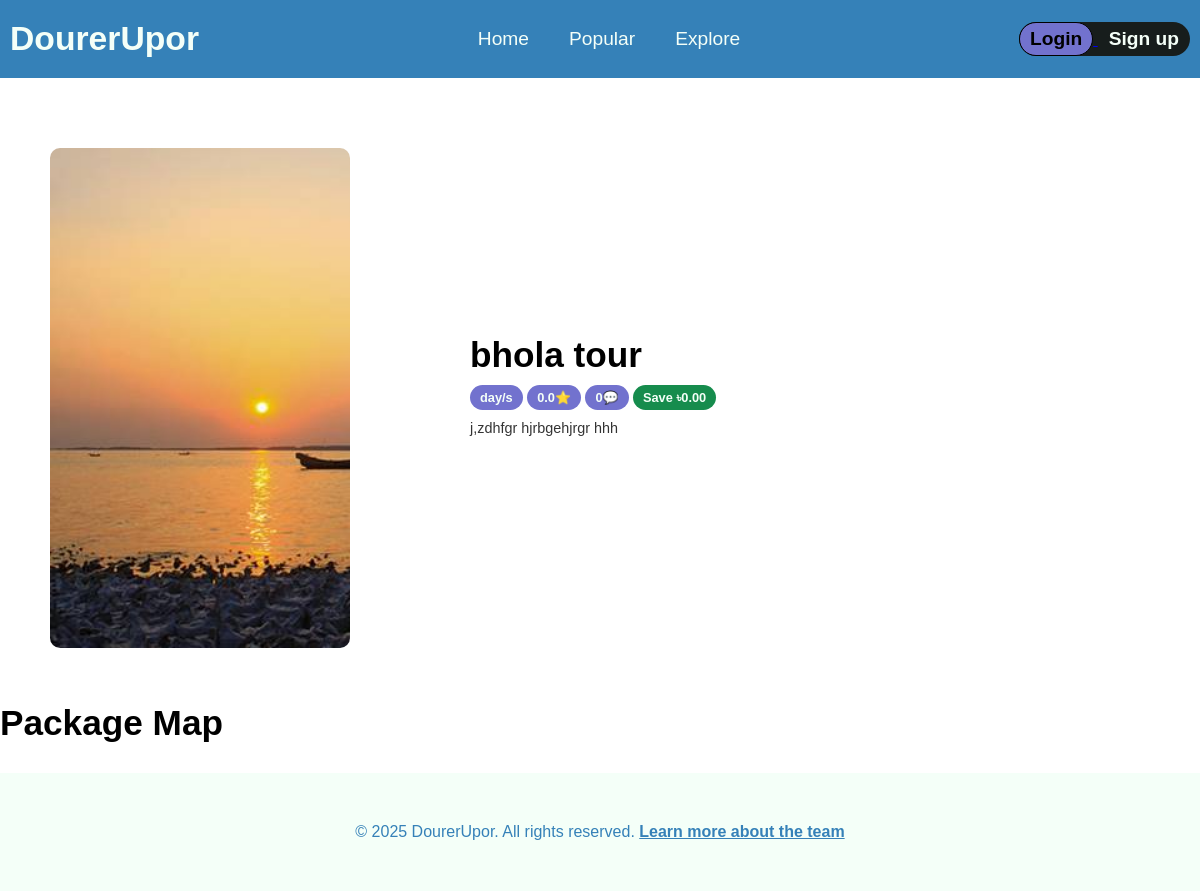
The page /Shadhin-experiment/package.php?id=10 on the database as committed earlier.
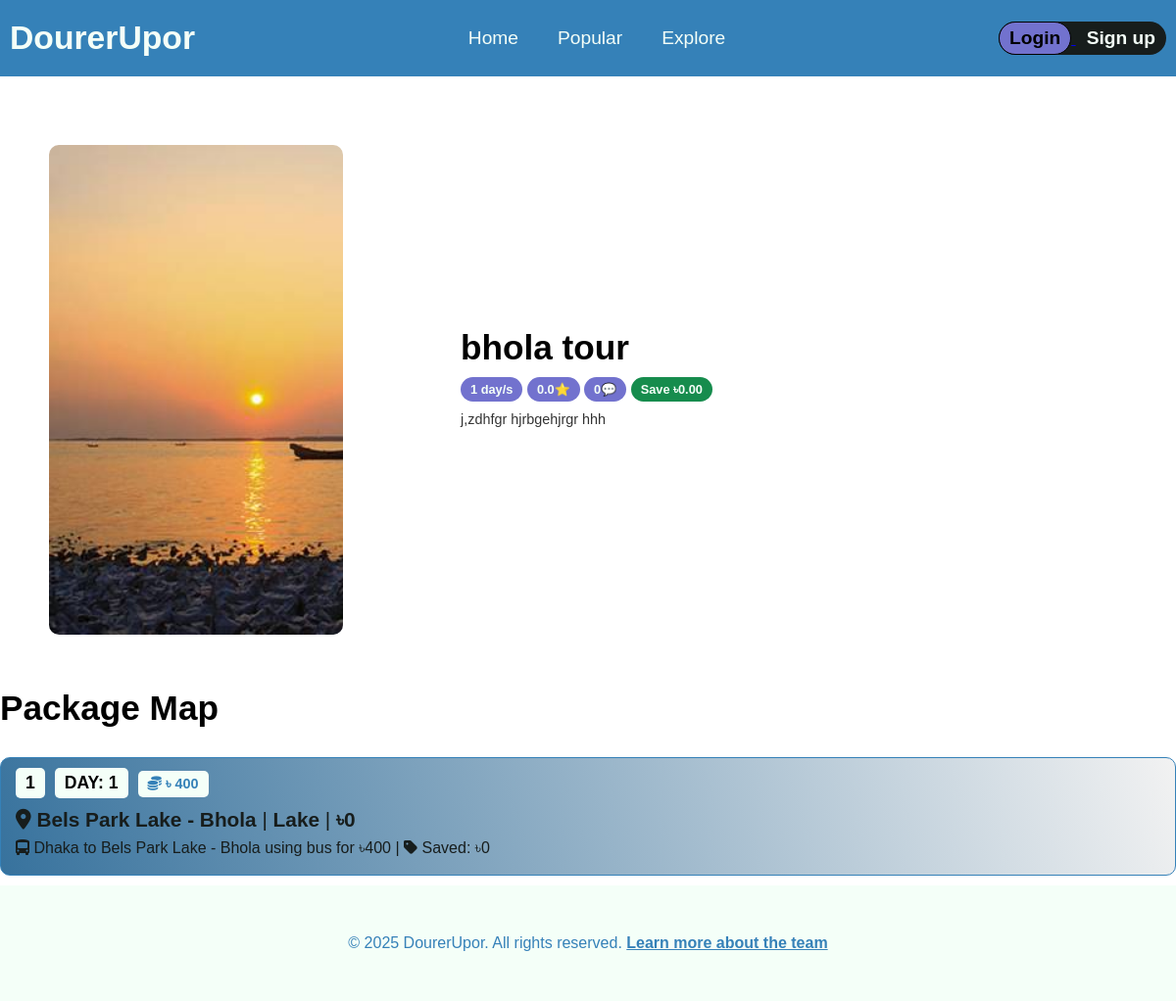
The same page on the database as committed later.
### tables this page shows
CREATE TABLE `packages` (
  `package_id` int(11) NOT NULL,
  `package_name` varchar(255) NOT NULL,
  `publish_time` timestamp NOT NULL DEFAULT current_timestamp(),
  `build_by` int(11) NOT NULL,
  `status` varchar(255) NOT NULL DEFAULT 'pending',
  `details` varchar(2000) NOT NULL,
  `image` varchar(255) NOT NULL DEFAULT 'unknown.jpg',
  `rejection_feedback` varchar(1000) NOT NULL
);

CREATE TABLE `package_details` (
  `package_id` int(11) NOT NULL,
  `destination_id` int(11) NOT NULL,
  `money_saved` decimal(10,0) NOT NULL DEFAULT 0,
  `day_count` int(11) NOT NULL,
  `step_number` int(11) NOT NULL,
  `pickup` int(11) DEFAULT NULL,
  `transport_type` varchar(255) DEFAULT NULL,
  `cost` decimal(10,0) NOT NULL DEFAULT 0
);

CREATE TABLE `destinations` (
  `destination_id` int(11) NOT NULL,
  `name` varchar(255) NOT NULL,
  `country` varchar(255) NOT NULL DEFAULT 'Bangladesh',
  `type` varchar(255) DEFAULT 'Destination',
  `cost` decimal(10,0) NOT NULL
);

### Shadhin-experiment/DesignPatterns/imageProxy.php (called while the page is built, shortened)
<?php
function getLazyBackgroundImage($imageName) {
    return "data-bg='" . $imageName . "' class='lazy-bg'";
}
?>

### Shadhin-experiment/package.php (the view, shortened to what this page needs)
<?php
$active_page = 'package';
$packageId = isset($_GET['id']) ? intval($_GET['id']) : null;
include "decoration.php";
include "DesignPatterns/imageProxy.php";
$conn = Database::getInstance()->getConnection();
$email = isset($_SESSION['email']) ? $_SESSION['email'] : null;
$selectData = $conn->prepare("
SELECT
    p.package_id,
    p.package_name,
    p.details,
    p.image,
    COUNT(DISTINCT pf.user_id) AS Followers,
    AVG(DISTINCT r.rating) AS Rating,
    COUNT(DISTINCT r.review_id) AS TotalReview,
    SUM(DISTINCT pd.money_saved) as Saved,
    MAX(DISTINCT pd.day_count) as TotalDays,
    MAX(CASE WHEN u.email = :email THEN u.id ELSE NULL END) AS LoggedInUserId
FROM
    packages p
LEFT JOIN
    package_details pd ON p.package_id = pd.package_id
LEFT JOIN
    reviews r ON p.package_id = r.package_id
LEFT JOIN
    package_followers pf ON p.package_id = pf.package_id
LEFT JOIN
    user u ON pf.user_id = u.id
WHERE
    p.package_id = :packageId
GROUP BY
    p.package_id, p.package_name
ORDER BY Followers DESC, Rating DESC
");
$selectData->bindParam(':packageId', $packageId, PDO::PARAM_INT);
$selectData->bindParam(':email', $email);
$selectData->execute();
$rows = $selectData->fetchAll(PDO::FETCH_ASSOC);
?>
<!DOCTYPE html>
<html>
<head>
</head>
<body>
<nav id="navigation" class="special-nav">
                <div class="logo">
                    <h3>DourerUpor</h3>
                </div>
                <div>
                    <ul>
                        <li class="active-page"><a href="home.php" <?php if($active_page == "home") {echo "class='active'";} ?> >Home</a></li>
                        <li><a <?php if($active_page == "popular") {echo "class='active'";} ?> href="popular.php">Popular</a></li>
                        <li><a <?php if($active_page == "explore") {echo "class='active'";} ?> href="">Explore</a></li>
                    </ul>
                </div>
                <div>
                    <?php if (isset($_SESSION['email'])): ?>
                        <form action="./Login/user-actions.php" method="post">
                            <button type ="Submit" class="theme-btn log-out-btn" title="Click to logout" name="log-out-btn">Log out</button>
                        </form>
                    <?php else: ?>
                    <div class="login-btn-container">
                        <a href="./login/login.html">
                            <button class="login-btn theme-btn">Login</button>
                        </a>
                        <a href="./login/login.html">
                        <button class="signup-btn theme-btn">Sign up</button>
                        </a>
                    </div>
                    <?php endif ?>
                </div>
 </nav>
 <section id="package-details">
        <div class="package-details-container">
        <?php foreach ($rows as $row):
            $package_id = $row['package_id'];
            $package_name = $row['package_name'];
            $details = $row['details'];
            $coverImage = $row['image'];
            $totalDays = $row['TotalDays'];
            $rating = number_format($row['Rating'], 1);
            $totalReview = $row['TotalReview'];
            $saved = number_format($row['Saved'], 2);
        ?>
            <div class="package-details" data-package-id="<?php echo $package_id; ?>">
                <div class="left">
                    <div class="package-cover lazy-bg" <?php echo getLazyBackgroundImage("img/package-cover/{$coverImage}"); ?> style="background-repeat: no-repeat; background-size: cover; border-radius: 10px;"></div>
                </div>
                <div class="right">
                    <h3 class="package-name card-item"><?php echo htmlspecialchars($package_name); ?></h3>
                    <div class="card-item">
                        <button disabled class="theme-btn info-btn"><?php echo htmlspecialchars($totalDays); ?> day/s</button>
                        <button disabled class="theme-btn info-btn"><?php echo htmlspecialchars($rating); ?>⭐</button>
                        <button disabled class="theme-btn info-btn"><?php echo htmlspecialchars($totalReview); ?>💬</button>
                        <button disabled class="theme-btn info-btn offer">Save ৳<?php echo $saved; ?></button>
                    </div>
                    <p class="card-item package-brief"><?php echo nl2br($details); ?></p>
                </div>
            </div>
            <?php endforeach; ?>
        </div>
    </section>
    <?php
    $selectPackageDetails = $conn->prepare("
    SELECT p.package_id, pd.step_number as stepCount, pd.day_count as dayCount,
           d.cost as DestCost, d.name as Destination, d.type as DestType,
           dp.name as pickup, pd.transport_type as TransType, pd.cost as transCost,
           pd.money_saved as Saved
    FROM package_details pd
    LEFT JOIN packages p ON p.package_id = pd.package_id
    LEFT JOIN destinations d ON d.destination_id = pd.destination_id
    LEFT JOIN destinations dp ON dp.destination_id = pd.pickup
    WHERE p.package_id = :packageId
    ORDER BY pd.step_number ASC
    ");
    $selectPackageDetails->bindParam(':packageId', $packageId, PDO::PARAM_INT);
    $selectPackageDetails->execute();
    $rows = $selectPackageDetails->fetchAll(PDO::FETCH_ASSOC);
    ?>
    <section id="package-map">
    	<h1 class="package-map-title">Package Map</h1>
    	<div class="map-card-container">
    		<?php foreach ($rows as $row):
	    		$stepCount   = $row['stepCount'];
			    $dayCount    = $row['dayCount'];
			    $destCost    = $row['DestCost'];
			    $destination = $row['Destination'];
			    $destType    = $row['DestType'];
			    $pickup      = $row['pickup'];
			    $transType   = $row['TransType'];
			    $transCost   = $row['transCost'];
			    $saved       = $row['Saved']
        	?>
    		<div class="map-card">
    			<p class="p-day map-item"><?php echo htmlspecialchars($stepCount); ?></p><p class="p-day map-item">DAY: <?php echo htmlspecialchars($dayCount); ?></p><p class="p-day p-cost map-item"><i class="fa-solid fa-coins"></i> <?php echo htmlspecialchars("৳ " . $destCost+$transCost-$saved); ?></p>
    			<p class="p-main map-item"><i class="fa-solid fa-location-dot"></i> <b><?php echo htmlspecialchars($destination); ?></b> | <b><?php echo htmlspecialchars($destType); ?></b> | <b>৳<?php echo htmlspecialchars($destCost); ?></b></p>
    			<p class="p-optional map-item">
                <?php
                    $icon = '<i class="fa-solid fa-car"></i>';
                    if (!empty($transType)) {
                        $type = strtolower($transType);
                        if ($type === 'bike' || $type === 'motorcycle') {
                            $icon = '<i class="fa-solid fa-motorcycle"></i>';
                        } elseif ($type === 'train' || $type === 'metro' || $type === 'tram') {
                            $icon = '<i class="fa-solid fa-train"></i>';
                        } elseif ($type === 'plane' || $type === 'airplane' || $type === 'flight') {
                            $icon = '<i class="fa-solid fa-plane"></i>';
                        }
                        elseif ($type === 'bus' || $type === 'public transport' || $type === 'local bus') {
                            $icon = '<i class="fa-solid fa-bus-simple"></i>';
                        }
                    }
                ?>
                    <?php if (!empty($pickup)): ?>
                        <?php echo $icon . ' ' . htmlspecialchars($pickup . " to "); ?>
                    <?php endif; ?>
                    <?php if (!empty($pickup)): ?>
                        <?php echo htmlspecialchars($destination . " using "); ?>
                    <?php endif; ?>
                    <?php if (!empty($transType)): ?>
                        <?php echo htmlspecialchars($transType . " for ৳" . $transCost . " | "); ?>
                    <?php endif; ?>
                    <i class="fa-solid fa-tag"></i> Saved: ৳<?php echo htmlspecialchars($saved); ?>
                </p>
    		</div>
    		<?php endforeach; ?>
    	</div>
    </section>
<?php
    include "modules/footer.php";
 ?>
</body>
</html>

### Shadhin-experiment/decoration.php (shortened to what this page needs)
<!DOCTYPE html>
<html>
<head>
	<link rel="stylesheet" type="text/css" href="styles.css?v=<?php echo time(); ?>">
</head>
</html>

### Shadhin-experiment/modules/footer.php
<section id="footer">
	<div class="ft-container">
		<div class="row">
			<div class="">
				<p>&copy; 2025 DourerUpor. All rights reserved. <a href="../index.html">Learn more about the team</a></p>
			</div>
		</div>
	</div>
</section>

### Shadhin-experiment/styles.css (style rules this page uses)
:root { --blue: #3581b8; --green: #168C4D; --white: #f4fff8; --black: #171d1c; --primary: #7272CE; --secondary: #ADC9B8; }
* { margin: 0; padding: 0; box-sizing: border-box; font-family: sans-serif; }
#navigation { width: 100%; max-width: 1200px; display: flex; flex-direction: row; justify-content: space-between; align-items: center; padding: 20px 10px; margin: 0 auto; }
.special-nav { background: var(--blue); }
.logo { font-size: 1.8rem; cursor: pointer; color: var(--white); }
nav ul { display: flex; flex-direction: row; justify-content: center; align-items: center; }
nav ul li { list-style-type: none; padding: 5px 20px; }
.active-page { color: purple; }
nav ul li a { text-decoration: none; color: var(--white); font-size: 1.2rem; }
.theme-btn { background: none; border: 1px solid black; padding: 5px 10px; border-radius: 40px; cursor: pointer; font-size: 1.2rem; font-weight: bold; }
.login-btn-container { background-color: var(--black); border-radius: 40px; }
.login-btn { background-color: var(--primary); transition-duration: .3s; }
.signup-btn { border: 1px solid transparent; color: var(--white); transition-duration: .3s; }
::placeholder { color: rgba(240, 240, 240, 1); opacity: 1; }
#footer { background-color: var(--white); color: var(--blue); padding: 20px 0; text-align: center; padding: 50px 0; }
#footer a { text-decoration: underline; cursor: pointer; color: var(--blue); font-weight: bold; transition-duration: .3s; }
.package-name { font-size: 1.6rem; font-weight: bold; }
.package-brief { color: rgba(0, 0, 0, 0.8); font-size: .9rem; }
.info-btn { font-size: .8rem; padding: 5px 10px; height: 25px; color: var(--white); background-color: var(--primary); border: none; }
.offer { background-color: var(--green); }
.card-item { margin-top: 10px; }
#package-details { max-width: 1200px; margin: 0 auto; }
.package-details { display: flex; flex-direction: row; justify-content: space-around; align-items: center; height: fit-content; margin-top: 20px; }
.package-details .left { height: fit-content; }
.package-details .left .package-cover { width: 300px; height: 500px; margin: 50px 0 25px 0; }
.package-details .right { width: 700px; padding: 20px; display: flex; flex-direction: column; justify-content: space-around; align-items: flex-start; height: fit-content; }
.package-details-container .package-name { font-size: 2.2rem; }
#package-map { max-width: 1200px; margin: 0 auto; }
.package-map-title { margin: 30px 0; font-size: 2.2rem; }
.map-card { border: 1px solid var(--blue); background: rgb(55, 114, 157); background: linear-gradient(71deg, rgba(55, 114, 157, 1) 0%, rgba(242, 242, 242, 1) 100%); padding: 10px 10px; border-radius: 10px; margin-bottom: 10px; }
.map-item { margin: 8px 5px; }
.p-day { background-color: var(--white); color: black; font-weight: bold; display: inline-block; padding: 5px 10px; font-size: 1.1rem; border-radius: 5px; text-align: center; margin: 0px 5px; }
.p-cost { font-size: .9rem; color: var(--blue); }
.p-main { font-size: 1.3rem; color: var(--black); margin-top: 10px; }
.p-optional { color: var(--black); }

Rows that differ between the two databases and show on the page:
shown differently, row unchanged: packages "bhola tour": totalDays (not shown) → "1"
added package_details: step_number "1", day_count "1", "৳ " . $destCost+$transCost-$saved "৳ 400", destination.name "Bels Park Lake - Bhola", destination.type "Lake", destination.cost "0", pickup.name "Dhaka to", destination.name "Bels Park Lake - Bhola using", transport_type+cost "bus for ৳400 |", money_saved "0"
